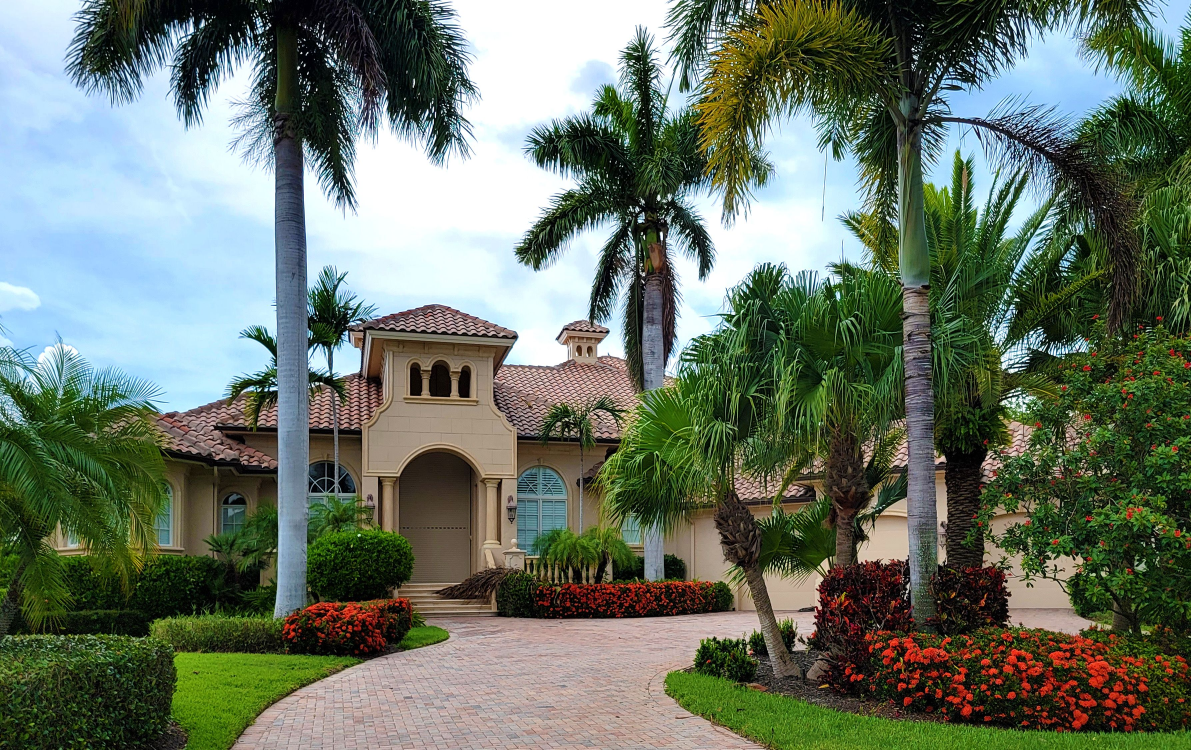
#> input picture sample.jpg, 3573 x 2250 px (shown at 1/3 size)
$ jupyter execute exercise1_cv.ipynb   (shell and % lines are left out)
#> lines starting #> are read from the running program, lines starting #| are printed output that depends on the picture
### NAME: ALOK KUMAR MAVI
### SECTION: B
### ROLL. NO. 05

[cell 1]
import cv2
import numpy as np
import matplotlib.pyplot as plt
import os

# Helper function to display images in Jupyter/Codespaces
def display_img(title, img, cmap=None):
    plt.figure(figsize=(6, 4))
    plt.imshow(img, cmap=cmap)
    plt.title(title)
    plt.axis('off')
    plt.show()

[cell 2]
# 2. Load the image
image_path = 'sample.jpg'
img_bgr = cv2.imread(image_path)
#> img_bgr is the input picture: shape (2250, 3573, 3); mean B, G, R 102.7, 117, 105.3

if img_bgr is None:
    print("Error: Could not read the image. Check the file path.")
else:
    # Convert BGR to RGB for Matplotlib
    img_rgb = cv2.cvtColor(img_bgr, cv2.COLOR_BGR2RGB)

    # Display using Matplotlib
    display_img("Original Image (RGB)", img_rgb)

    # 3. Examine properties
    height, width, channels = img_bgr.shape
#> height = 2250; width = 3573; channels = 3
    print("--- Image Properties ---")
    print(f"Dimensions (H x W): {height} x {width} pixels")
#| Dimensions (H x W): 2250 x 3573 pixels
    print(f"Number of Channels: {channels}")
#| Number of Channels: 3
    print(f"Total number of pixels: {img_bgr.size}")
#| Total number of pixels: 24117750
    print(f"Data Type: {img_bgr.dtype}")
#| Data Type: uint8

[cell 3]
# Save as PNG
cv2.imwrite('output_image.png', img_bgr)

# Save as JPEG with specific quality (0-100)
cv2.imwrite('output_image_compressed.jpg', img_bgr, [int(cv2.IMWRITE_JPEG_QUALITY), 50])

print(f"PNG Size: {os.path.getsize('output_image.png')} bytes")
print(f"JPG (50% Quality) Size: {os.path.getsize('output_image_compressed.jpg')} bytes")
# Observation: PNG is lossless and usually larger; JPEG is lossy and compresses the file size.

[cell 4]
# Load the newly created JPG image
saved_jpg = cv2.imread('output_image_compressed.jpg')

# Check if the image loaded successfully
if saved_jpg is not None:
    # Extract height, width, and channels
    h, w, c = saved_jpg.shape
#> h = 2250; w = 3573; c = 3

    # Standard resolution is usually written as Width x Height
    print(f"Saved JPG Resolution: {w} x {h} pixels")
#| Saved JPG Resolution: 3573 x 2250 pixels
else:
    print("Could not find 'output_image_compressed.jpg'. Check the file name.")

[cell 5]
# Convert to Grayscale
img_gray = cv2.cvtColor(img_bgr, cv2.COLOR_BGR2GRAY)
display_img("Grayscale Image", img_gray, cmap='gray')

# Convert to HSV (Hue, Saturation, Value)
img_hsv = cv2.cvtColor(img_bgr, cv2.COLOR_BGR2HSV)
#> img_hsv: shape (2250, 3573, 3); mean H, S, V 56.9, 116.6, 127.5
display_img("HSV Color Space", img_hsv)

# Convert to LAB (Lightness, A-color, B-color)
img_lab = cv2.cvtColor(img_bgr, cv2.COLOR_BGR2LAB)
#> img_lab: shape (2250, 3573, 3); mean of channels 0, 1, 2 118.4, 122, 135.1
display_img("LAB Color Space", img_lab)

[cell 6]
# 1. Resizing (Shrink to 50%)
resized_img = cv2.resize(img_rgb, (width // 2, height // 2))
display_img("Resized Image (50%)", resized_img)

# 2. Rotation (Rotate 45 degrees counter-clockwise)
center = (width // 2, height // 2)
#> center = (1786, 1125)
rotation_matrix = cv2.getRotationMatrix2D(center, 45, 1.0) # center, angle, scale
rotated_img = cv2.warpAffine(img_rgb, rotation_matrix, (width, height))
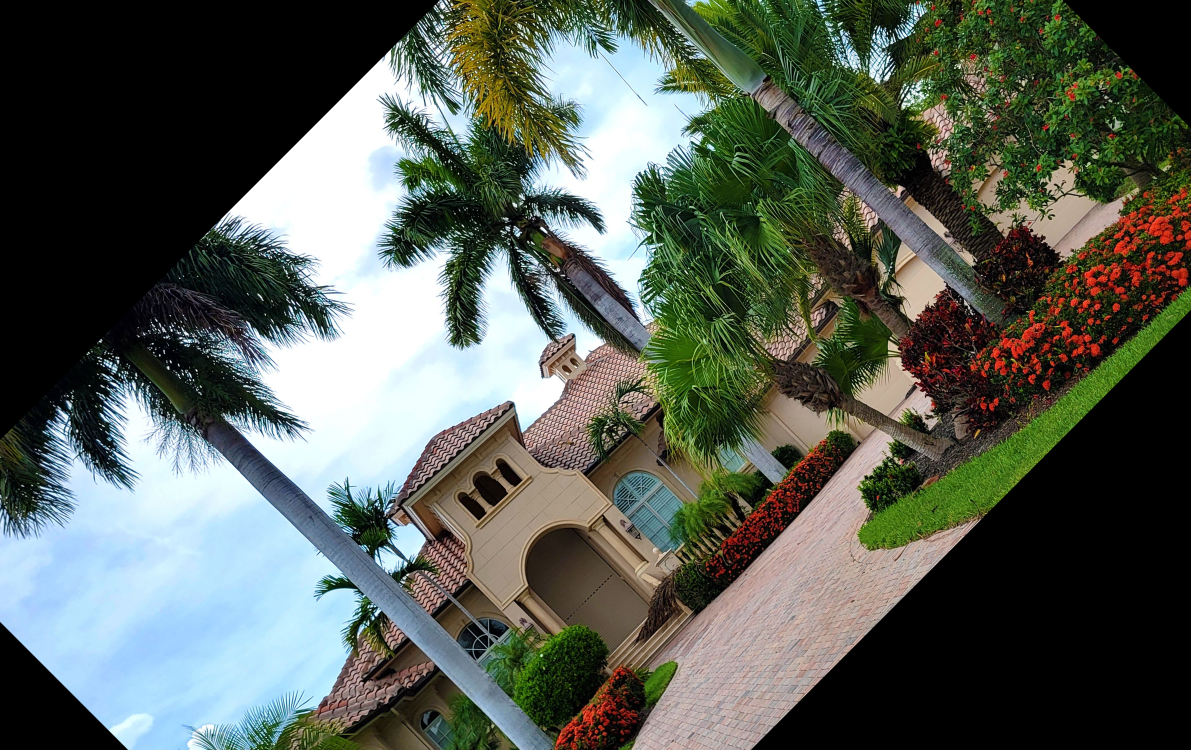
#> rotated_img: shape (2250, 3573, 3) (shown at 1/3 size); mean R, G, B 87.9, 94.9, 86.2
display_img("Rotated Image (45 degrees)", rotated_img)

# 3. Flipping (Horizontal flip: 1)
hflipped_img = cv2.flip(img_rgb, 1)
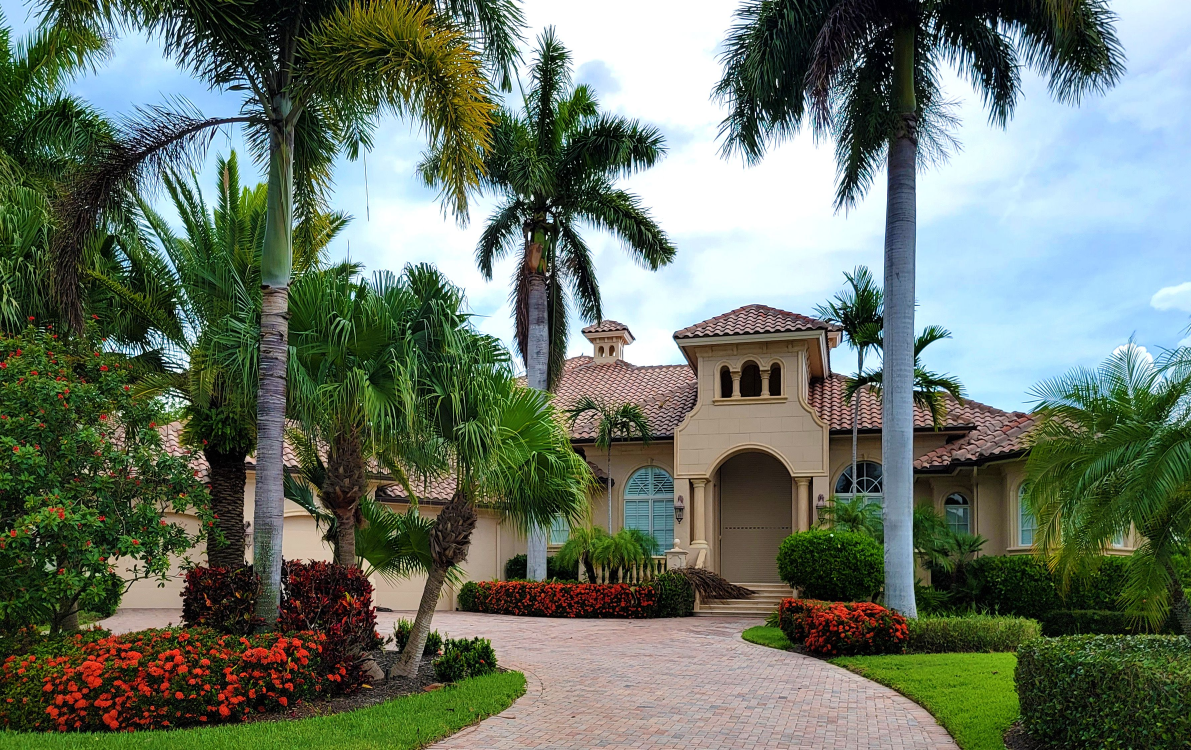
#> hflipped_img: shape (2250, 3573, 3) (shown at 1/3 size); mean R, G, B 105.3, 117, 102.7
display_img("Horizontally Flipped", hflipped_img)

# 4. Flipping (Vertical flip: 0)
vflipped_img = cv2.flip(img_rgb, 0)
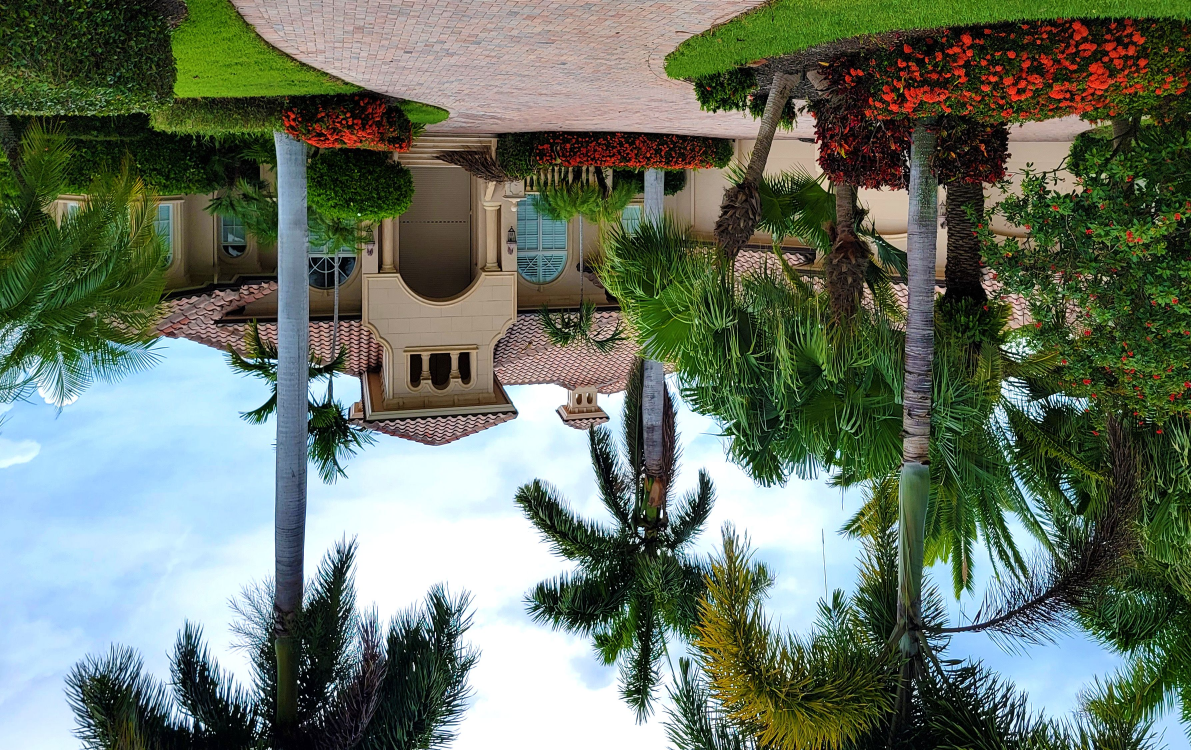
#> vflipped_img: shape (2250, 3573, 3) (shown at 1/3 size); mean R, G, B 105.3, 117, 102.7
display_img("Vertically Flipped", vflipped_img)

[cell 7]
# 7. Generate Negative (Invert pixel values: 255 - pixel)
img_negative = cv2.bitwise_not(img_rgb)
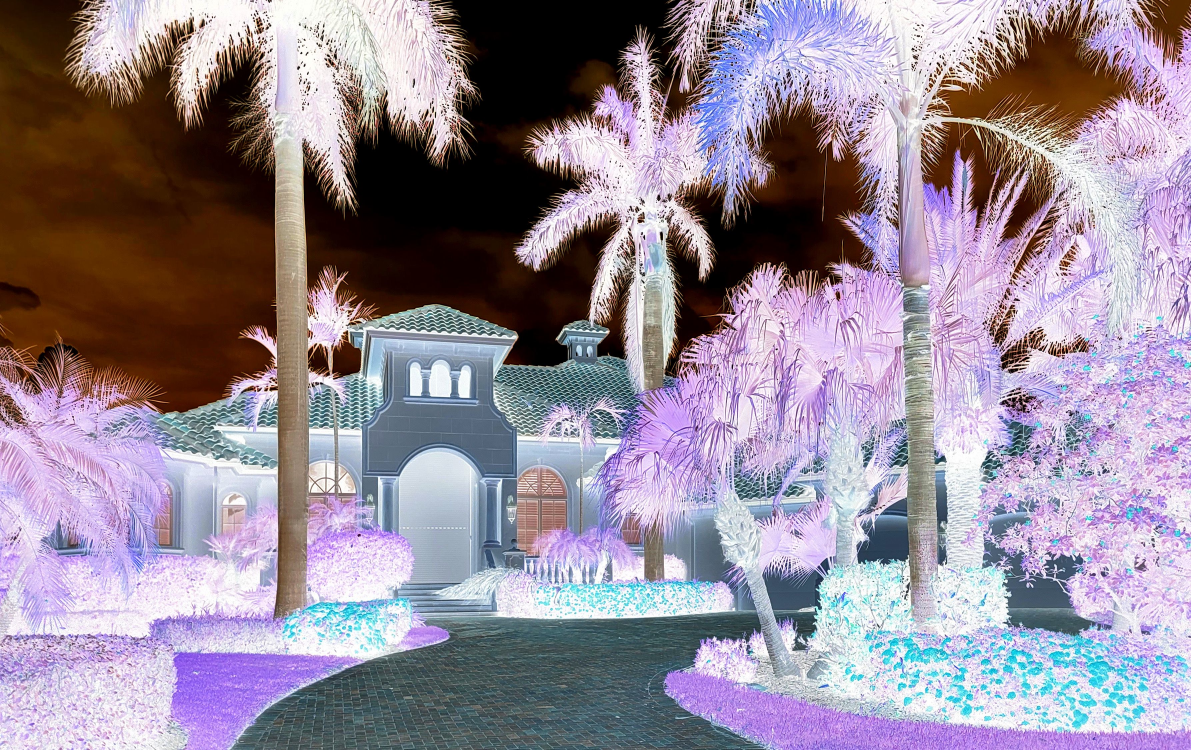
#> img_negative: shape (2250, 3573, 3) (shown at 1/3 size); mean R, G, B 149.7, 138, 152.3
display_img("Image Negative", img_negative)

# 8. Crop a Region of Interest (ROI)
# Slicing the numpy array: image[startY:endY, startX:endX]
start_y, end_y = height // 4, (height // 4) * 3
#> start_y = 562; end_y = 1686
start_x, end_x = width // 4, (width // 4) * 3
#> start_x = 893; end_x = 2679

img_roi = img_rgb[start_y:end_y, start_x:end_x]
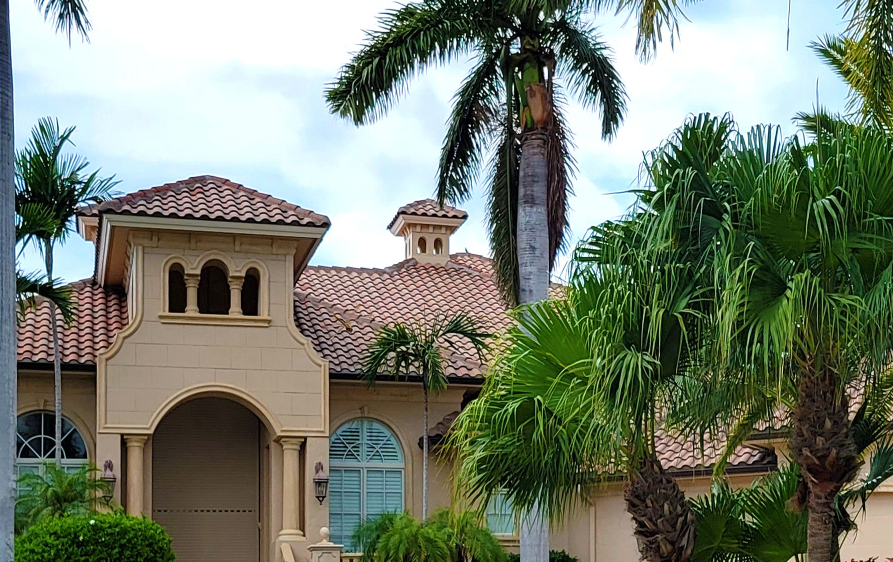
#> img_roi: shape (1124, 1786, 3) (shown at 1/2 size); mean R, G, B 118.5, 127.6, 111.4
display_img("Cropped ROI", img_roi)
